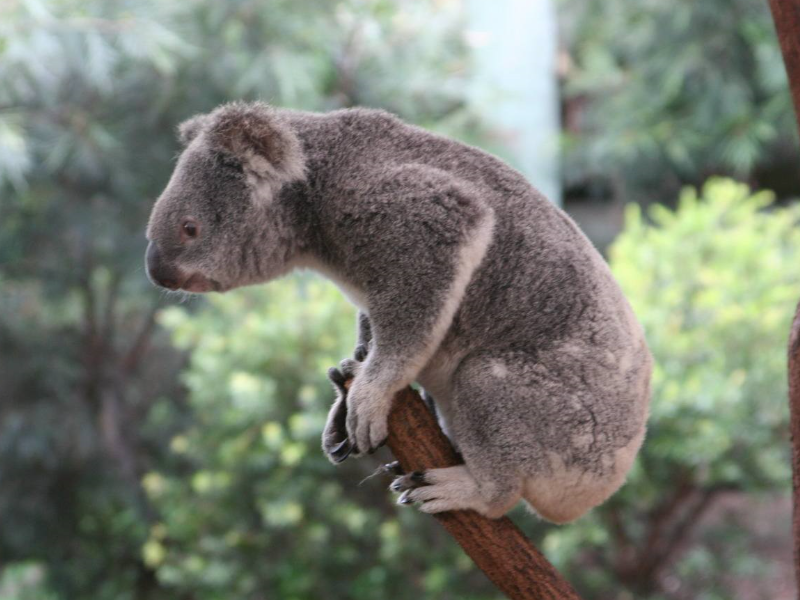
%> input picture Task4/FICA/FICA/5.png, 800 x 600 px
$ octave division_FastICA_5.m   (GNU Octave 9; MATLAB toolbox functions it lacks are replaced by stand-ins)
%> lines starting %> are read from the running program, lines starting %| are printed output that depends on the picture
I1 = imread('5.png');
%> I1 is the input picture: size 600x800x3 uint8; mean R, G, B 118.6, 123.4, 111.9
I1=rgb2gray(I1);
%> I1: size 600x800 uint8
I2 = imread('6.png');
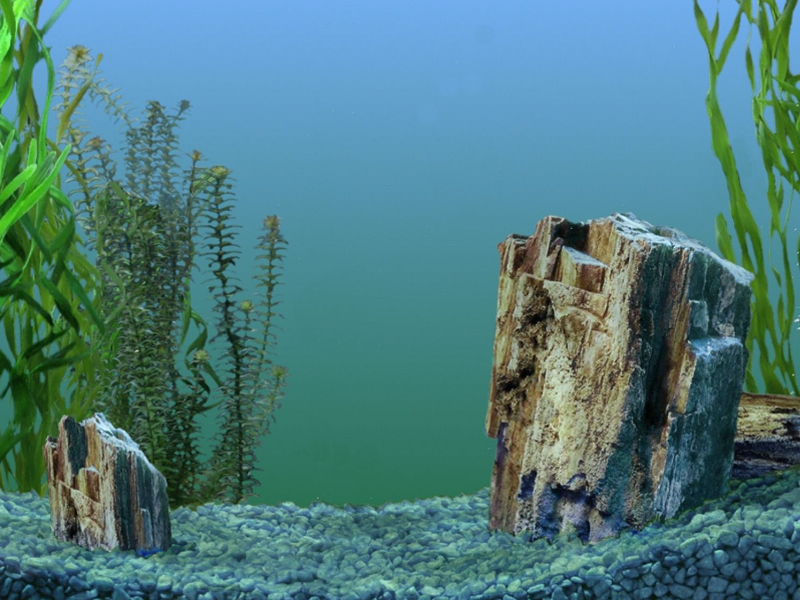
%> input picture Task4/FICA/FICA/6.png, 800 x 600 px
%> I2 is the input picture: size 600x800x3 uint8; mean R, G, B 77.1, 124.3, 126.7
I2=rgb2gray(I2);
%> I2: size 600x800 uint8
I3 = imread('7.png');
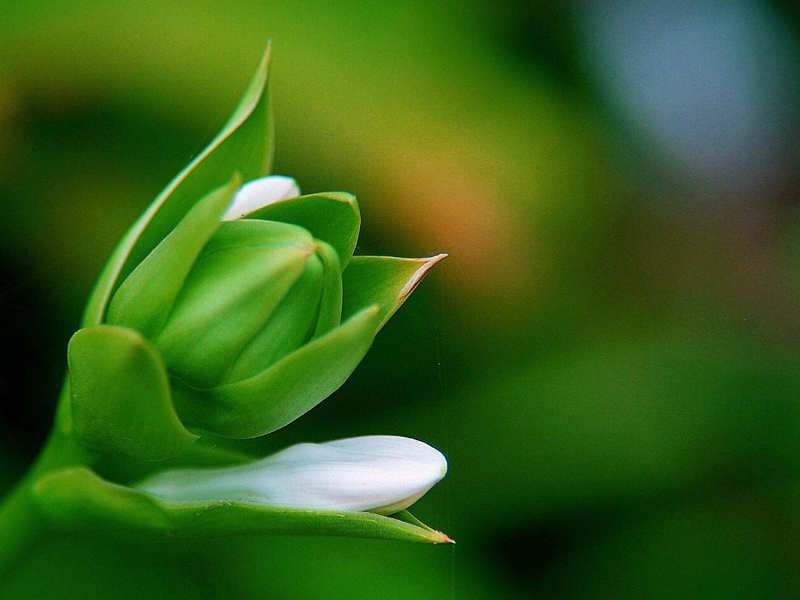
%> input picture Task4/FICA/FICA/7.png, 800 x 600 px
%> I3 is the input picture: size 600x800x3 uint8; mean R, G, B 54.3, 95.3, 26.4
I3=rgb2gray(I3);
%> I3: size 600x800 uint8
I4 = imread('8.png');
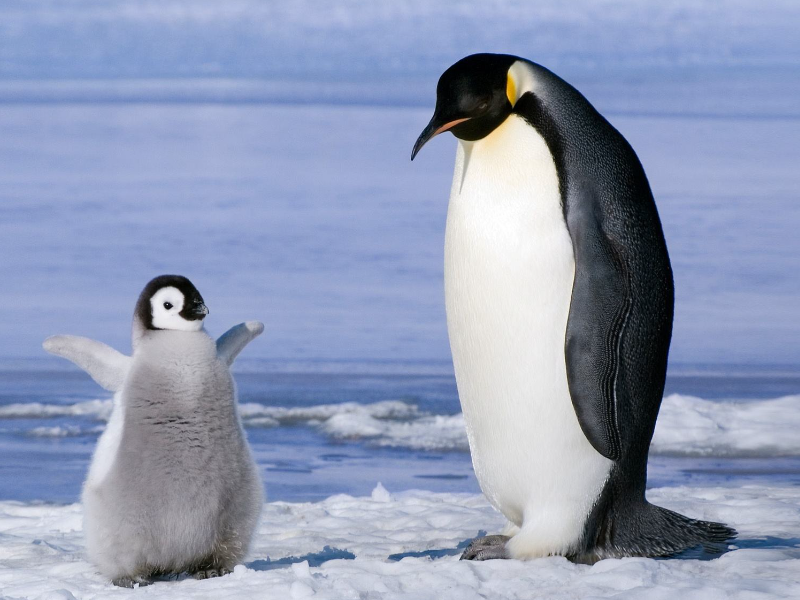
%> input picture Task4/FICA/FICA/8.png, 800 x 600 px
%> I4 is the input picture: size 600x800x3 uint8; mean R, G, B 144, 154.8, 182.6
I4=rgb2gray(I4);
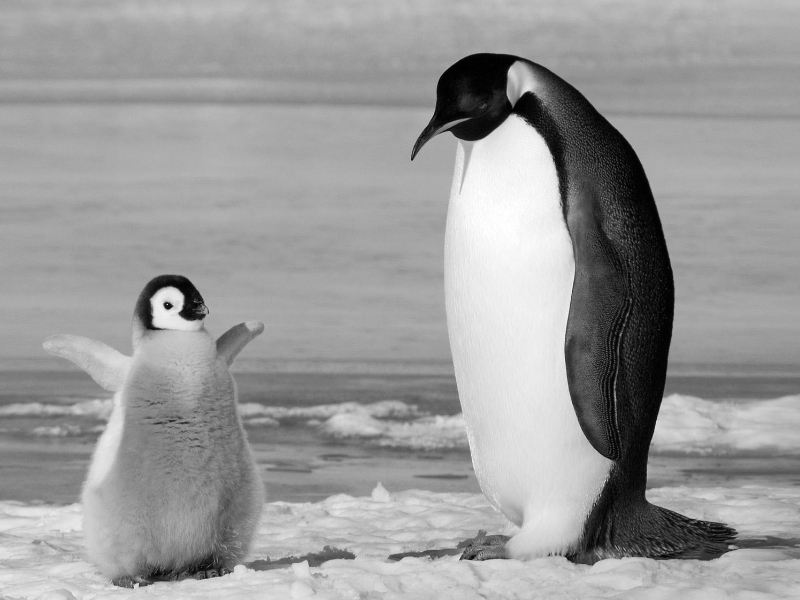
%> I4: size 600x800 uint8; min 0, max 255, mean 154.7
[h,w] = size(I1);
%> h = 600; w = 800
% I1 = imread('1.bmp');I2 = imread('2.bmp');I3 = imread('3.bmp');I4 = imread('4.bmp');
[h,w] = size(I1);
s1=reshape(I1,[1,h*w]);
s2=reshape(I2,[1,h*w]);
s3=reshape(I3,[1,h*w]);
s4=reshape(I4,[1,h*w]);

s=[s1;s2;s3;s4];
sig=double(s);
Aorig=rand(5,size(sig,1));
mixedsig=Aorig*sig;

MixedS_bak=mixedsig;
[~,c] = size(mixedsig);
%> c = 480000
mixedsig = mixedsig - mean(mixedsig')'*ones(1,c);
mixedsig_cov = cov(mixedsig');
%> mixedsig_cov = [4368.4 4120.4 2296.1 2924.8 3464.2; 4120.4 5435.2 3793.7 4040.8 4736; 2296.1 3793.7 3124.9 3090.9 3496.1; 2924.8 4040.8 3090.9 3571.4 3824; 3464.2 4736 3496.1 3824 4295.2]
[E,D] = eig(mixedsig_cov);
%> E = [0.0295 0.351 -0.0971 -0.834 0.413; 0.322 -0.546 0.561 -0.0199 0.532; 0.156 0.731 0.279 0.468 0.379; 0.387 -0.162 -0.768 0.242 0.419; -0.85 -0.134 -0.0897 0.16 0.476]; D = [-4.67e-11 0 0 0 0; 0 68.32 0 0 0; 0 0 315.6 0 0; 0 0 0 1665 0; 0 0 0 0 18746.3]
Q = inv(sqrt(D))*(E)';
mixedsig_white = Q*mixedsig;
lsl = cov(mixedsig_white');

X = mixedsig_white;
[VariableNum,SampleNum]=size(X);
%> VariableNum = 5; SampleNum = 480000
numofIC=VariableNum;
%> numofIC = 5
B=zeros(numofIC,VariableNum);
for r=1:numofIC
    i=1;maxIterationsNum=1500;
    b=2*(rand(numofIC,1)-0.5);
    b=b/norm(b);
    while i<=maxIterationsNum+1
        if i == maxIterationsNum
            fprintf('\n第%d分量在%d次迭代内并不收敛', r,maxIterationsNum);
            break;
        end
        bOld=b;
        u=1;
        t=X'*b;
        g=t.^3;
        dg=3*t.^2;
        b=((1-u)*t'*g*b+u*X*g)/SampleNum-mean(dg)*b;
        b=b-B*B'*b;
        b=b/norm(b);
        if abs(abs(b'*bOld)-1)<1e-10
             B(:,r)=b;
             break;
         end
        i=i+1;
    end
end

ICAedS=B'*Q*MixedS_bak;
ICAedS_bak=ICAedS;
ICAedS=abs(55*ICAedS);

imwrite([I1;I2;I3;I4],'./5幅观察图像结果/原始灰度图.jpg')
mixeds1=reshape(mixedsig(1,:),[h,w]);
mixeds2=reshape(mixedsig(2,:),[h,w]);
mixeds3=reshape(mixedsig(3,:),[h,w]);
mixeds4=reshape(mixedsig(4,:),[h,w]);
mixeds5=reshape(mixedsig(5,:),[h,w]);
imwrite([uint8(round(mixeds1));uint8(round(mixeds2));uint8(round(mixeds3));...
    uint8(round(mixeds4));uint8(round(mixeds5))],'./5幅观察图像结果/随机混合图.jpg')
icas1=reshape(ICAedS(1,:),[h,w]);
icas2=reshape(ICAedS(2,:),[h,w]);
icas3=reshape(ICAedS(3,:),[h,w]);
icas4=reshape(ICAedS(4,:),[h,w]);
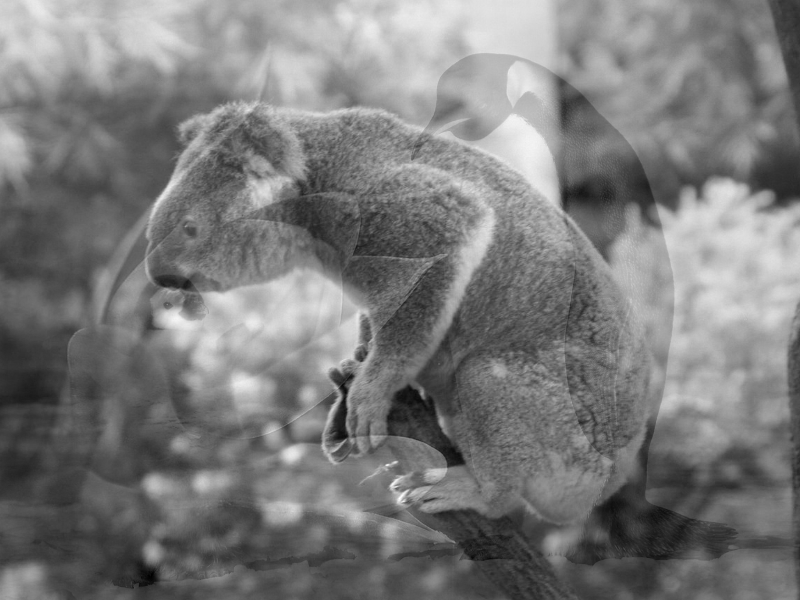
%> icas4: size 600x800 double; min 49.06, max 346.4, mean 192.6; drawn with min black and max white
icas5=reshape(ICAedS(5,:),[h,w]);
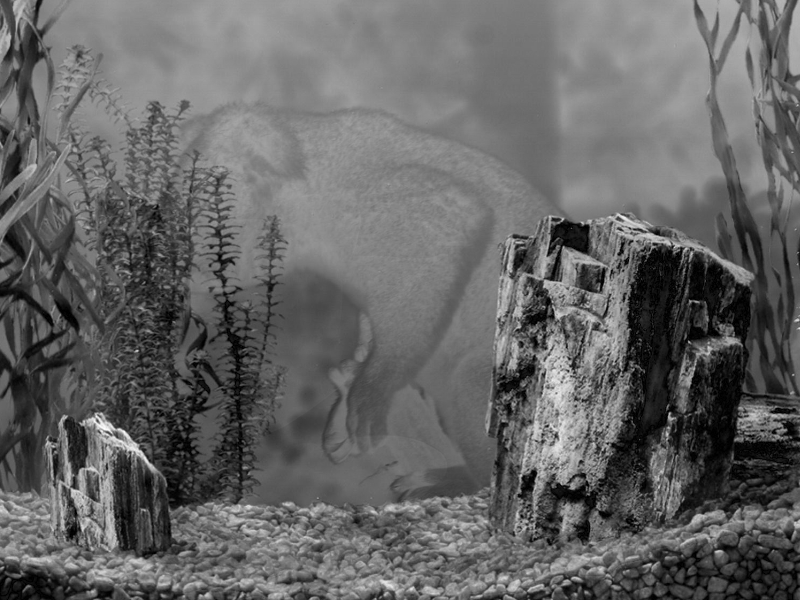
%> icas5: size 600x800 double; min 0.000148, max 320, mean 127.4; drawn with min black and max white
imwrite([uint8(round(icas1));uint8(round(icas2));uint8(round(icas3));...
    uint8(round(icas4));uint8(round(icas5))],'./5幅观察图像结果/分离效果图.jpg')
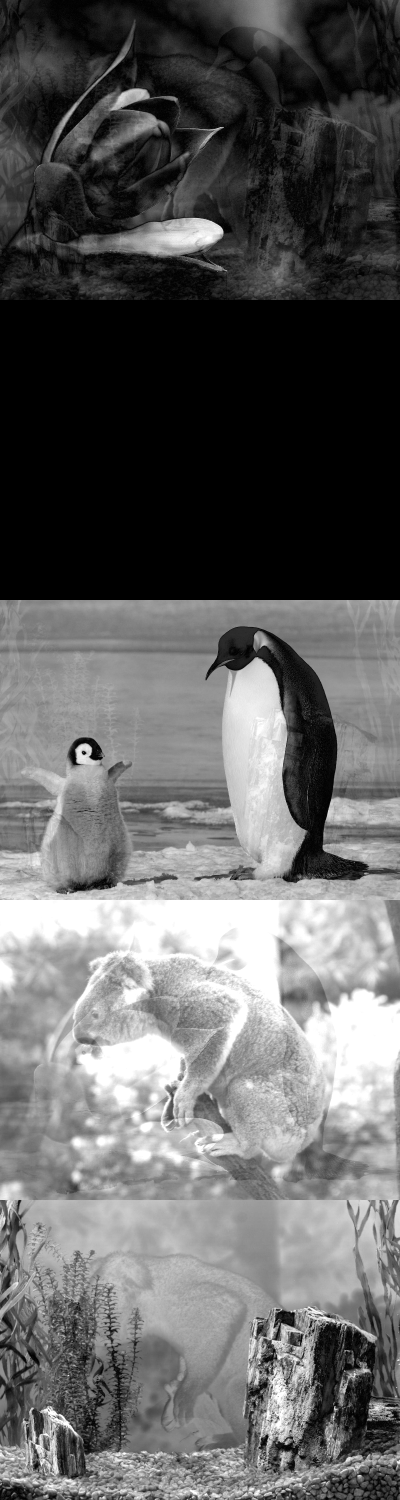
%> saved as 分离效果图.jpg: size 3000x800 uint8 (shown at 1/2 size); min 0, max 255, mean 98.8
